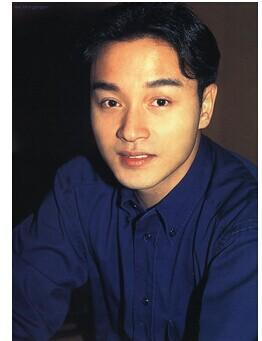
#> input picture test1.jpg, 262 x 341 px, found by its file name
$ python pic_identity.py
#> lines starting #> are read from the running program, lines starting #| are printed output that depends on the picture; after the words box and inside, x2 and y2 are one past the last pixel; in counts of white or black regions, pixels touching at a corner belong together
'''
在一张图片上识别出人脸，并在脸周围绘制一个矩形，最后把绘制矩形的图片保存到一张新图片
'''

import cv2
import os

#os.path.join函数会根据系统返回一个路径字符串
filename=os.path.join('.','E:/test1.jpg')
savefilename=os.path.join('.','test2.jpg')

def detect(filename):
#> called with filename = './E:/test1.jpg'
    face_xml_location=os.path.join('.','haarcascade_frontalface_default.xml')
    #声明cascadeclassifie对象face_cascade，用于检测人脸
    face_cascade=cv2.CascadeClassifier(face_xml_location)

    img=cv2.imread(filename)
#> img is the input picture: shape (341, 262, 3); mean B, G, R 74.6, 66.9, 72.7
    #openCV识别灰度图片，也就是黑白图片，所以要进行转换
    gray=cv2.cvtColor(img,cv2.COLOR_BGR2GRAY)
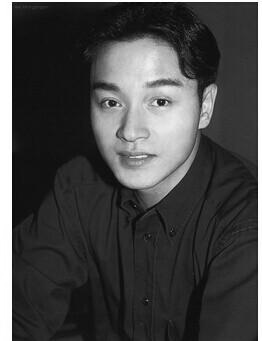
#> gray: shape (341, 262); min 6, max 255, mean 69.6
    faces=face_cascade.detectMultiScale(gray,1.3,5)
#> faces = [[70, 50, 135, 135]]

    #在人脸周围绘制矩形
    for (x,y,w,h) in faces:
        img=cv2.rectangle(img,(x,y),(x+w,y+h),(255,0,0),0)
        cv2.namedWindow('liuyifeidetected')
        cv2.imshow('liuyifeidetected',img)
        cv2.imwrite(savefilename,img)
        cv2.waitKey(0)
#> this loop made 1 pass
#> pass 1, in detect, `img=cv2.rectangle(img,(x,y),(x+w,y+h),(255,0,0),0)`:
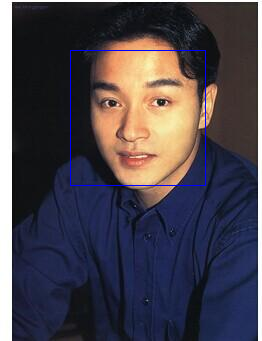
#> img: shape (341, 262, 3); 0.6% of pixels changed, all inside (x1, y1, x2, y2) = (70, 50, 206, 186)

#图片人脸检测程序，识别图片pic.jpg
detect(filename)
